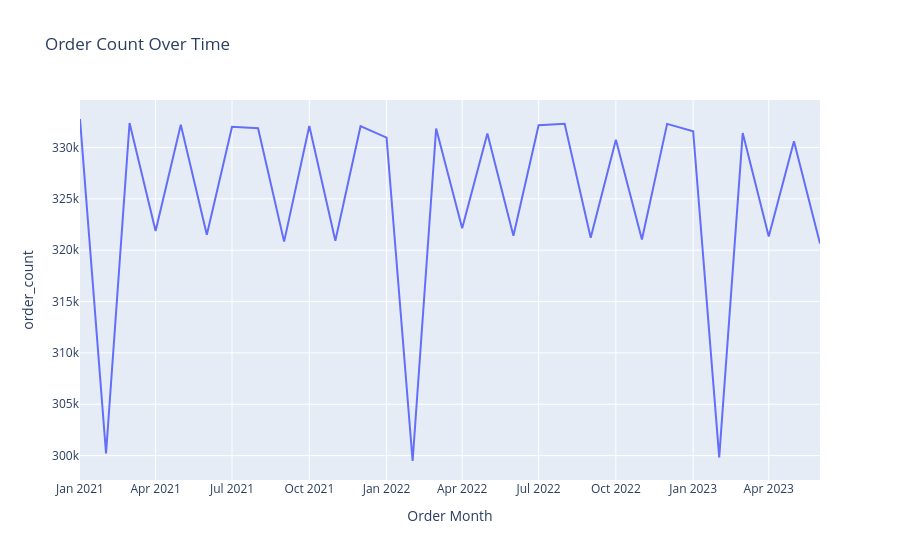

Notebook source saved alongside this figure:
### Code cell
# Create a line chart for order counts over time
fig = px.line(monthly_revenue, x="order_month", y="order_count",
              labels={"value": "Order Count", "order_month": "Order Month"},
              title="Order Count Over Time")

fig.show()

### Figure 1 — Plotly figure (JSON) as saved in the notebook; plotly's stock layout.template omitted (floating-point values rounded to 4 significant figures)
{"data": [{"hovertemplate": "Order Month=%{x}<br>order_count=%{y}<extra></extra>", "legendgroup": "", "line": {"color": "#636efa", "dash": "solid"}, "marker": {"symbol": "circle"}, "mode": "lines", "name": "", "orientation": "v", "showlegend": false, "type": "scatter", "x": ["2021-01-01", "2021-02-01", "2021-03-01", "2021-04-01", "2021-05-01", "2021-06-01", "2021-07-01", "2021-08-01", "2021-09-01", "2021-10-01", "2021-11-01", "2021-12-01", "2022-01-01", "2022-02-01", "2022-03-01", "2022-04-01", "2022-05-01", "2022-06-01", "2022-07-01", "2022-08-01", "2022-09-01", "2022-10-01", "2022-11-01", "2022-12-01", "2023-01-01", "2023-02-01", "2023-03-01", "2023-04-01", "2023-05-01", "2023-06-01"], "xaxis": "x", "y": [332774, 300211, 332385, 321862, 332218, 321499, 332025, 331874, 320835, 332093, 320924, 332074, 330955, 299474, 331844, 322133, 331353, 321409, 332160, 332317, 321207, 330748, 321045, 332299, 331581, 299832, 331403, 321329, 330610, 320640], "yaxis": "y"}], "layout": {"legend": {"tracegroupgap": 0}, "title": {"text": "Order Count Over Time"}, "xaxis": {"anchor": "y", "domain": [0, 1], "title": {"text": "Order Month"}}, "yaxis": {"anchor": "x", "domain": [0, 1], "title": {"text": "order_count"}}}}
